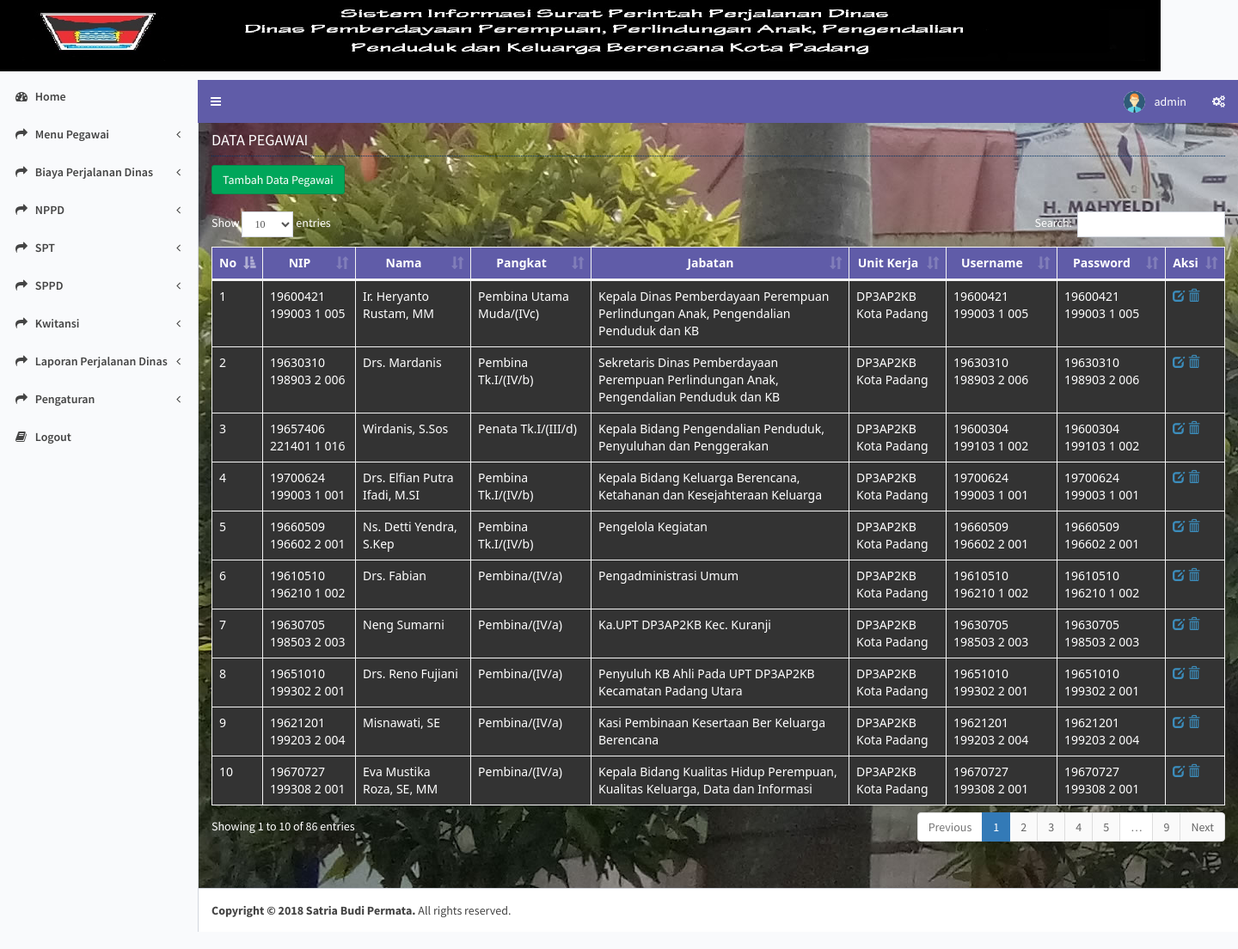
Page /media.php?module=pegawai (signed in) on the committed database.
### tables this page shows
CREATE TABLE IF NOT EXISTS `pegawai` (
  `id_pegawai` int(5) NOT NULL AUTO_INCREMENT,
  `nip` varchar(50) NOT NULL,
  `nama` varchar(50) NOT NULL,
  `id_pangkat` int(5) NOT NULL,
  `id_jabatan` int(5) NOT NULL,
  `unitkerja` varchar(500) NOT NULL,
  `username` varchar(50) NOT NULL,
  `password` varchar(50) NOT NULL,
  `foto` text NOT NULL,
  PRIMARY KEY (`id_pegawai`)
);

CREATE TABLE IF NOT EXISTS `pangkat` (
  `id_pangkat` int(5) NOT NULL AUTO_INCREMENT,
  `pangkat` varchar(200) NOT NULL,
  PRIMARY KEY (`id_pangkat`)
);

CREATE TABLE IF NOT EXISTS `jabatan` (
  `id_jabatan` int(5) NOT NULL AUTO_INCREMENT,
  `jabatan` varchar(200) NOT NULL,
  PRIMARY KEY (`id_jabatan`)
);

### modul/mod_pegawai/pegawai.php (the view, shortened to what this page needs)
<?php
$aksi="modul/mod_pegawai/aksi_pegawai.php";
switch($_GET[act]){
  default:
      $tampil = mysql_query("SELECT * FROM pegawai,pangkat,jabatan WHERE pegawai.id_pangkat=pangkat.id_pangkat AND pegawai.id_jabatan=jabatan.id_jabatan");
  echo   "<h2>DATA PEGAWAI</h2>
          <input type=button value='Tambah Data Pegawai' class='btn btn-success'
          onclick=\"window.location.href='?module=pegawai&act=tambahPegawai';\">
		  <div style='float:right'>
		  </div><br /><br />
    <table id=\"example1\" class=\"table table-bordered table-hover\">
          <thead><tr><th>No</th><th>NIP</th><th>Nama</th><th>Pangkat</th><th>Jabatan</th><th>Unit Kerja</th><th>Username</th><th>Password</th><th>aksi</th></tr></thead>";
    $no=1;
	echo "<tbody>";
    while ($r=mysql_fetch_array($tampil)){
       echo "<tr><td style=\"background-color: #333333\">$no</td>
             <td style=\"background-color: #333333\">$r[nip]</td>
             <td style=\"background-color: #333333\">$r[nama]</td>
		     <td style=\"background-color: #333333\">$r[pangkat]</td>
			 <td style=\"background-color: #333333\">$r[jabatan]</td>
			 <td style=\"background-color: #333333\">$r[unitkerja]</td>
			 <td style=\"background-color: #333333\">$r[username]</td>
			 <td style=\"background-color: #333333\">$r[password]</td>
             <td style=\"background-color: #333333\"><a href=?module=pegawai&act=editPegawai&id=$r[id_pegawai]><span class=\"glyphicon glyphicon-edit\"></a>
			 <a href=$aksi?module=pegawai&act=hapus&id=$r[id_pegawai] onClick=\"return confirm('Apakah Anda benar-benar mau menghapusnya?')\"><span class=\"glyphicon glyphicon-trash\"></a></td></tr>";
      $no++;
    }
    echo "</tbody></table>";
    break;
}
?>

### css/style_properti.css (style rules this page uses)
table { font-family: "Segoe UI", Frutiger,Tahoma,Helvetica,"Helvetica Neue", Arial, sans-serif; font-size: 1.0em; border-width: 1px; border-style: solid; border-color: #dddddd; border-collapse: collapse; margin: 20px 0px 0px 0px; background:#FFF; }
.table tr:nth-child(odd) td { background-color:#EEEADD; }
th { font-size: 1.0em; text-align: center; border: 1px solid #dddddd; text-transform: capitalize; text-align: center; background-color:#605CA8; color:#FFF; }
td { padding: 0.1em; vertical-align: top; border-width: 1px; border-style: solid; border-color: #dddddd; border-collapse: collapse; }
h2 { font-size: 1.3em; line-height: 200%; border-bottom: 1px dotted #003366; }

### rows in the picture
pegawai: nip "19600421 199003 1 005", nama "Ir. Heryanto Rustam, MM", id_pangkat.pangkat "Pembina Utama Muda/(IVc)", id_jabatan.jabatan "Kepala Dinas Pemberdayaan Perempuan Perlindungan Anak, Pengendalian Penduduk dan KB", unitkerja "DP3AP2KB Kota Padang", username "19600421 199003 1 005", password "19600421 199003 1 005"
pegawai: nip "19630310 198903 2 006", nama "Drs. Mardanis", id_pangkat.pangkat "Pembina Tk.I/(IV/b)", id_jabatan.jabatan "Sekretaris Dinas Pemberdayaan Perempuan Perlindungan Anak, Pengendalian Penduduk dan KB", unitkerja "DP3AP2KB Kota Padang", username "19630310 198903 2 006", password "19630310 198903 2 006"
pegawai: nip "19657406 221401 1 016", nama "Wirdanis, S.Sos", id_pangkat.pangkat "Penata Tk.I/(III/d)", id_jabatan.jabatan "Kepala Bidang Pengendalian Penduduk, Penyuluhan dan Penggerakan", unitkerja "DP3AP2KB Kota Padang", username "19600304 199103 1 002", password "19600304 199103 1 002"
pegawai: nip "19700624 199003 1 001", nama "Drs. Elfian Putra Ifadi, M.SI", id_pangkat.pangkat "Pembina Tk.I/(IV/b)", id_jabatan.jabatan "Kepala Bidang Keluarga Berencana, Ketahanan dan Kesejahteraan Keluarga", unitkerja "DP3AP2KB Kota Padang", username "19700624 199003 1 001", password "19700624 199003 1 001"
pegawai: nip "19660509 196602 2 001", nama "Ns. Detti Yendra, S.Kep", id_pangkat.pangkat "Pembina Tk.I/(IV/b)", id_jabatan.jabatan "Pengelola Kegiatan", unitkerja "DP3AP2KB Kota Padang", username "19660509 196602 2 001", password "19660509 196602 2 001"
pegawai: nip "19610510 196210 1 002", nama "Drs. Fabian", id_pangkat.pangkat "Pembina/(IV/a)", id_jabatan.jabatan "Pengadministrasi Umum", unitkerja "DP3AP2KB Kota Padang", username "19610510 196210 1 002", password "19610510 196210 1 002"
pegawai: nip "19630705 198503 2 003", nama "Neng Sumarni", id_pangkat.pangkat "Pembina/(IV/a)", id_jabatan.jabatan "Ka.UPT DP3AP2KB Kec. Kuranji", unitkerja "DP3AP2KB Kota Padang", username "19630705 198503 2 003", password "19630705 198503 2 003"
pegawai: nip "19651010 199302 2 001", nama "Drs. Reno Fujiani", id_pangkat.pangkat "Pembina/(IV/a)", id_jabatan.jabatan "Penyuluh KB Ahli Pada UPT DP3AP2KB Kecamatan Padang Utara", unitkerja "DP3AP2KB Kota Padang", username "19651010 199302 2 001", password "19651010 199302 2 001"
pegawai: nip "19621201 199203 2 004", nama "Misnawati, SE", id_pangkat.pangkat "Pembina/(IV/a)", id_jabatan.jabatan "Kasi Pembinaan Kesertaan Ber Keluarga Berencana", unitkerja "DP3AP2KB Kota Padang", username "19621201 199203 2 004", password "19621201 199203 2 004"
pegawai: nip "19670727 199308 2 001", nama "Eva Mustika Roza, SE, MM", id_pangkat.pangkat "Pembina/(IV/a)", id_jabatan.jabatan "Kepala Bidang Kualitas Hidup Perempuan, Kualitas Keluarga, Data dan Informasi", unitkerja "DP3AP2KB Kota Padang", username "19670727 199308 2 001", password "19670727 199308 2 001"

### other values in the picture
$_SESSION[namauser] "admin"
